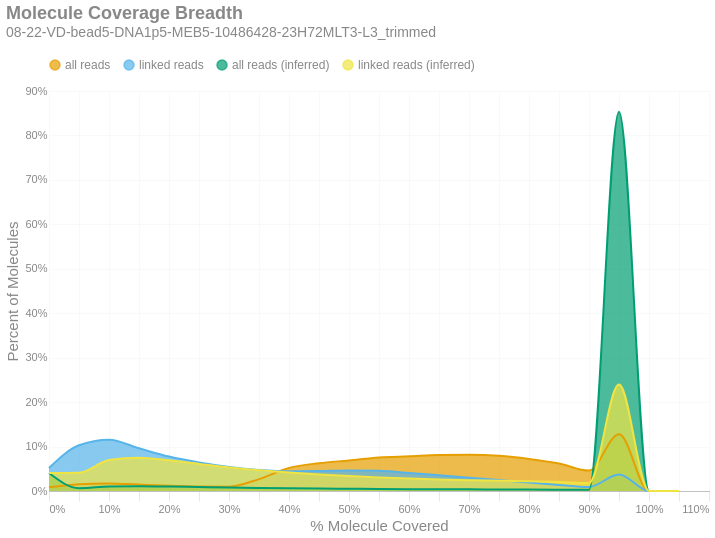

Notebook source saved alongside this figure:
### Markdown cell above
### Molecule Read Coverage
This chart shows molecule coverage breadth as computed by the number of bases aligned to that molecule. In other words, "*how much of each unique long molecule is actually sequenced/aligned?*" Keep in mind there is a distinction between sequences and alignments, since some sequences belonging to a particular molecule may not align well and wouldn't appear in the alignment data. This chart also shows molecule coverage breadth as computed by the *inferred fragment* from which the aligned sequences originate. Unlike read coverage, this calculation takes into account the total insert size, including unsequenced gaps between the forward and reverse reads.

### Code cell
if SKIPLR:
    print_html(f"Skipped")
else:
    binned_df = consolidated_hist(valids['coverage_bp'], mask, 0.05, True)
    binned_df_inf = consolidated_hist(valids['coverage_inserts'], mask, 0.05, True)
    binned_df['all reads (inferred)'] = binned_df_inf['all reads']
    binned_df['linked reads (inferred)'] = binned_df_inf['linked reads']
    with SafeRender(binned_df):
        (
            density_plot(binned_df, 'Molecule Coverage Breadth', samplename, 'molcov', ['all reads (inferred)','linked reads (inferred)'])
            .encode(
                x=alt.X('bin:Q', title="% Molecule Covered").axis(format = '%'),
                y=alt.Y('value:Q', title='Percent of Molecules')
                    .axis(format='%')
                    .stack(False),
                color=alt.Color("key:N").scale(domain = ["all reads", "linked reads", "all reads (inferred)", "linked reads (inferred)"]),
                tooltip = [
                    alt.Tooltip("key:N", title = "Data Type"),
                    alt.Tooltip("range_label:N", title="% Molecule Covered"),
                    alt.Tooltip("value:Q", format = ".2%", title="% Molecules")
                ]
            )
        ).display()

### Figure 1 — Vega-Lite specification as saved in the notebook (floating-point values rounded to 4 significant figures)
{"width": "container", "height": 400, "config": {"title": {"anchor": "start", "dy": -15, "fontSize": 18, "color": "#888888", "subtitleColor": "#888888", "subtitleFontSize": 14}, "arc": {"fill": "#0072B2"}, "axis": {"domainColor": "#888888", "domainWidth": 0.5, "gridWidth": 0.2, "grid": false, "titleFontWeight": 400, "titleFontSize": 15, "labelFontSize": 11, "labelColor": "#888888", "tickColor": "#888888", "tickWidth": 0.2, "titleColor": "#888888"}, "axisBand": {"grid": false}, "axisX": {"grid": true, "tickSize": 10, "domainCap": "round"}, "axisY": {"domain": false, "grid": true, "tickSize": 0, "domainCap": "round"}, "background": "transparent", "header": {"labelFontSize": 15, "labelColor": "#888888", "titleFontSize": 15, "titleFontWeight": 600, "titleColor": "#888888"}, "legend": {"labelFont": "sans-serif", "labelFontSize": 12, "labelColor": "#888888", "symbolSize": 100, "symbolType": "circle", "titleFontSize": 12, "titlePadding": 10, "titleColor": "#888888", "title": null, "orient": "top"}, "range": {"category": ["#E69F00", "#56B4E9", "#009E73", "#F0E442", "#0072B2", "#D55E00", "#CC79A7", "#000000"], "diverging": ["#cfe8f3", "#a2d4ec", "#73bfe2", "#46abdb", "#1696d2", "#12719e"]}, "area": {"fill": "#0072B2", "fillOpacity": 0.7, "line": true, "strokeOpacity": 0.7}, "line": {"color": "#0072B2", "stroke": "#0072B2", "strokeWidth": 2}, "trail": {"color": "#0072B2", "stroke": "#0072B2", "strokeWidth": 0, "size": 1}, "point": {"filled": true}, "text": {"color": "#888888", "fontSize": 11, "align": "right", "fontWeight": 400, "size": 11}, "bar": {"fill": "#0072B2", "stroke": null}, "view": {"stroke": null, "continuousWidth": 660, "continuousHeight": 400}}, "data": {"name": "data-3672b2a8ca869eb15adf2212b3b8a65c"}, "mark": {"type": "area", "interpolate": "monotone"}, "encoding": {"color": {"field": "key", "scale": {"domain": ["all reads", "linked reads", "all reads (inferred)", "linked reads (inferred)"]}, "type": "nominal"}, "tooltip": [{"field": "key", "title": "Data Type", "type": "nominal"}, {"field": "range_label", "title": "% Molecule Covered", "type": "nominal"}, {"field": "value", "format": ".2%", "title": "% Molecules", "type": "quantitative"}], "x": {"axis": {"format": "%"}, "field": "bin", "title": "% Molecule Covered", "type": "quantitative"}, "y": {"axis": {"format": "%"}, "field": "value", "stack": false, "title": "Percent of Molecules", "type": "quantitative"}}, "params": [{"name": "param_c36ac31b6afebe62", "select": {"type": "point", "fields": ["key"]}, "bind": "legend"}], "title": {"text": "Molecule Coverage Breadth", "subtitle": "08-22-VD-bead5-DNA1p5-MEB5-10486428-23H72MLT3-L3_trimmed"}, "transform": [{"fold": ["all reads", "linked reads", "all reads (inferred)", "linked reads (inferred)"]}, {"filter": {"param": "param_c36ac31b6afebe62"}}], "usermeta": {"embedOptions": {"downloadFileName": "08-22-VD-bead5-DNA1p5-MEB5-10486428-23H72MLT3-L3_trimmed.molcov"}}, "$schema": "https://vega.github.io/schema/vega-lite/v6.4.1.json", "datasets": {"data-3672b2a8ca869eb15adf2212b3b8a65c": [{"bin": "0.0", "interval": "0.0-0.05", "all reads": 0.008321, "linked reads": 0.05178, "range_label": "0.0-0.05", "all reads (inferred)": 0.04032, "linked reads (inferred)": 0.04062}, {"bin": "0.05", "interval": "0.05-0.1", "all reads": 0.01524, "linked reads": 0.103, "range_label": "0.05-0.1", "all reads (inferred)": 0.006221, "linked reads (inferred)": 0.04126}, {"bin": "0.1", "interval": "0.1-0.15", "all reads": 0.01702, "linked reads": 0.1156, "range_label": "0.1-0.15", "all reads (inferred)": 0.01019, "linked reads (inferred)": 0.06957}, {"bin": "0.15", "interval": "0.15-0.2", "all reads": 0.0144, "linked reads": 0.0961, "range_label": "0.15-0.2", "all reads (inferred)": 0.01092, "linked reads (inferred)": 0.07509}, {"bin": "0.2", "interval": "0.2-0.25", "all reads": 0.01191, "linked reads": 0.07741, "range_label": "0.2-0.25", "all reads (inferred)": 0.01004, "linked reads (inferred)": 0.0691}, {"bin": "0.25", "interval": "0.25-0.3", "all reads": 0.01025, "linked reads": 0.06405, "range_label": "0.25-0.3", "all reads (inferred)": 0.008854, "linked reads (inferred)": 0.06092}, {"bin": "0.3", "interval": "0.3-0.35", "all reads": 0.009837, "linked reads": 0.05404, "range_label": "0.3-0.35", "all reads (inferred)": 0.007707, "linked reads (inferred)": 0.0529}, {"bin": "0.35", "interval": "0.35-0.4", "all reads": 0.02665, "linked reads": 0.04743, "range_label": "0.35-0.4", "all reads (inferred)": 0.006841, "linked reads (inferred)": 0.04675}, {"bin": "0.4", "interval": "0.4-0.45", "all reads": 0.0521, "linked reads": 0.04438, "range_label": "0.4-0.45", "all reads (inferred)": 0.006106, "linked reads (inferred)": 0.04161}, {"bin": "0.45", "interval": "0.45-0.5", "all reads": 0.0626, "linked reads": 0.04507, "range_label": "0.45-0.5", "all reads (inferred)": 0.005483, "linked reads (inferred)": 0.03712}, {"bin": "0.5", "interval": "0.5-0.55", "all reads": 0.0688, "linked reads": 0.04625, "range_label": "0.5-0.55", "all reads (inferred)": 0.005022, "linked reads (inferred)": 0.03386}, {"bin": "0.55", "interval": "0.55-0.6", "all reads": 0.07553, "linked reads": 0.04549, "range_label": "0.55-0.6", "all reads (inferred)": 0.004559, "linked reads (inferred)": 0.03059}, {"bin": "0.6", "interval": "0.6-0.65", "all reads": 0.07802, "linked reads": 0.04062, "range_label": "0.6-0.65", "all reads (inferred)": 0.004198, "linked reads (inferred)": 0.02803}, {"bin": "0.65", "interval": "0.65-0.7", "all reads": 0.0809, "linked reads": 0.03535, "range_label": "0.65-0.7", "all reads (inferred)": 0.003906, "linked reads (inferred)": 0.02592}, {"bin": "0.7", "interval": "0.7-0.75", "all reads": 0.08159, "linked reads": 0.03005, "range_label": "0.7-0.75", "all reads (inferred)": 0.003664, "linked reads (inferred)": 0.02423}, {"bin": "0.75", "interval": "0.75-0.8", "all reads": 0.07917, "linked reads": 0.02464, "range_label": "0.75-0.8", "all reads (inferred)": 0.003524, "linked reads (inferred)": 0.02326}, {"bin": "0.8", "interval": "0.8-0.85", "all reads": 0.07207, "linked reads": 0.01901, "range_label": "0.8-0.85", "all reads (inferred)": 0.003327, "linked reads (inferred)": 0.02194}, {"bin": "0.85", "interval": "0.85-0.9", "all reads": 0.06177, "linked reads": 0.01369, "range_label": "0.85-0.9", "all reads (inferred)": 0.003045, "linked reads (inferred)": 0.02}, {"bin": "0.9", "interval": "0.9-0.95", "all reads": 0.04586, "linked reads": 0.009122, "range_label": "0.9-0.95", "all reads (inferred)": 0.002721, "linked reads (inferred)": 0.01772}, {"bin": "0.95", "interval": "0.95-1.0", "all reads": 0.128, "linked reads": 0.03698, "range_label": "0.95-1.0", "all reads (inferred)": 0.8533, "linked reads (inferred)": 0.2395}, {"bin": "1.0", "interval": "1.0-1.05", "all reads": 0.0, "linked reads": 0.0, "range_label": "1.0-1.05", "all reads (inferred)": 0.0, "linked reads (inferred)": 0.0}, {"bin": "1.05", "interval": "1.05-1.1", "all reads": 0.0, "linked reads": 0.0, "range_label": "1.05-1.1", "all reads (inferred)": 0.0, "linked reads (inferred)": 0.0}]}}
